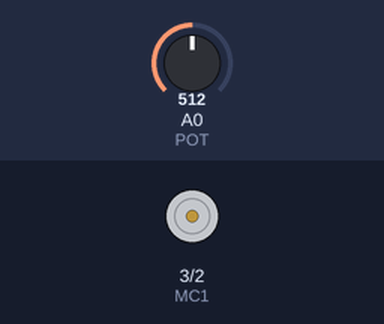
Recording of a sketch running on a simulated Arduino Uno, built with avr-gcc and run on an emulated ATmega328P. Parts: motor-driver pin pairs drawn as motors (green arrow = first pin HIGH = forward, orange = second pin HIGH = backward, longer = more drive, scaled by the enable pin). The inputs (shaded band) are chosen by the test bench; at power-on: A0 (POT) = 512. What the sketch prints to the serial monitor is not drawn.

Above: at 1.2 s.
1.3 s: A0 (POT) set to 473
2.8 s: A0 (POT) set to 447
At 3.5 s:
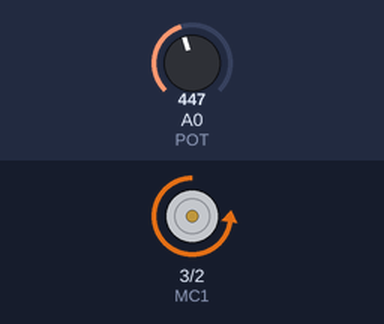
4.3 s: A0 (POT) set to 472
At 5.4 s:
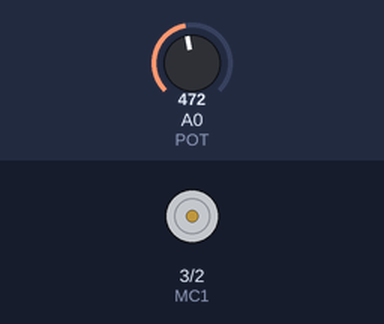
5.8 s: A0 (POT) set to 572
7.3 s: A0 (POT) set to 716
At 7.6 s:
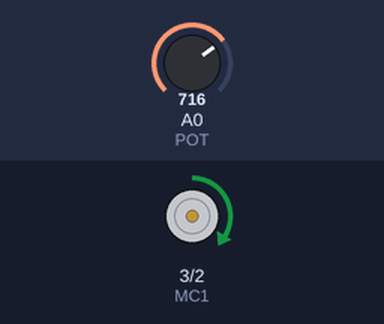
8.8 s: A0 (POT) set to 552
At 9.2 s:
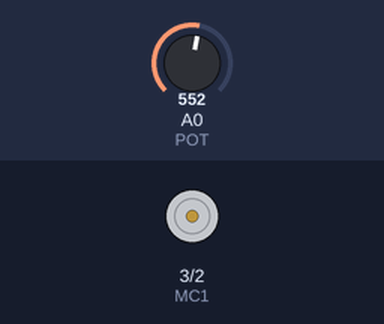
Timing chart, 0 to 11.3 s (numbered marks = the images above; inputs shaded):
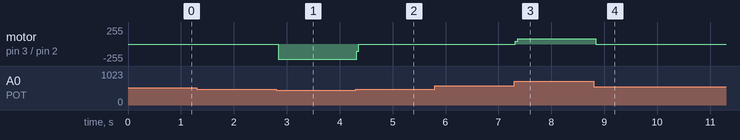

Measured:
- the behaviour switches between 462 and 461 on A0 (POT) (found by bisection; images 0 and 1)
- after the input at 1.3 s, every drawn part: stays the same
- after the input at 2.8 s, motor on pin 3 (MC1) / pin 2 (MC2): stopped → backward 225/255 at once
- after the input at 4.3 s, motor on pin 3 (MC1) / pin 2 (MC2): backward 225/255 → stopped at once
- after the input at 7.3 s, motor on pin 3 (MC1) / pin 2 (MC2): stopped → forward 76/255 at once
- after the input at 8.8 s, motor on pin 3 (MC1) / pin 2 (MC2): forward 76/255 → stopped at once

The sketch:

RunDCMotorWithSpeedChange.ino
```cpp
/* - */
#define SHOW_LOG true
#define DEBUG false

#define POT A0 // switch
#define EN 9 // enable
#define MC1 3 // 1A
#define MC2 2 // 2A

const int INPUT_DIGITAL_PINS[] = {};
const int OUTPUT_DIGITAL_PINS[] = { EN, MC1, MC2 };

void setup() {
  if (SHOW_LOG) {
    Serial.begin(9600);
  }

  SetDigitalPins();

  //Brake();

  ShowLog("ProgramStarted");
}


void SetDigitalPins() {

  int inputPinsLength = sizeof(INPUT_DIGITAL_PINS) / sizeof(INPUT_DIGITAL_PINS[0]);
  SetDigitalPins(INPUT_DIGITAL_PINS, inputPinsLength, INPUT);

  int outputPinsLength = sizeof(OUTPUT_DIGITAL_PINS) / sizeof(OUTPUT_DIGITAL_PINS[0]);
  SetDigitalPins(OUTPUT_DIGITAL_PINS, outputPinsLength, OUTPUT);
}

void SetDigitalPins(int pins[], int pinsLength, const int mode) {

  for (int i = 0; i < pinsLength; i++) {
    pinMode(pins[i], mode);
  }
}

void loop() {

  ChangeMotorSpeedAndDirection();

}

void ChangeMotorSpeedAndDirection() {

  int switchValue = GetSwitchValue();

  ChangeSpeedAndDirection(switchValue);
}

int GetSwitchValue() {

  int switchValue = analogRead(POT);
  if (DEBUG) {
    ShowLog("Switch Value: " + String(switchValue));
  }

  return switchValue;
}

void ChangeSpeedAndDirection(int switchValue){
  int velocity;
  if (switchValue > 562) {
    velocity = map(switchValue, 563, 1023, 0, 255);
    Forward(velocity);
  } else if (switchValue < 462) {

    velocity = map(switchValue, 0, 461, 0, 255);
    Backward(velocity);
  } else {
    Brake();
  }
}

void Forward(int velocity){
  digitalWrite(EN, LOW);
  digitalWrite(MC1, HIGH);
  digitalWrite(MC2, LOW);
  analogWrite(EN, velocity);

  if(DEBUG){
    ShowLog("Velocity :" + velocity);
  }
}

void Backward(int velocity){
  digitalWrite(EN, LOW);
  digitalWrite(MC1, LOW);
  digitalWrite(MC2, HIGH);
  analogWrite(EN, velocity);

  if(DEBUG){
    ShowLog("Velocity :" + velocity);
  }
}

void Brake(){
  digitalWrite(EN, LOW);
}

void ShowLog(String message) {
  if (SHOW_LOG) {
    Serial.println(message);
  }
}
```
